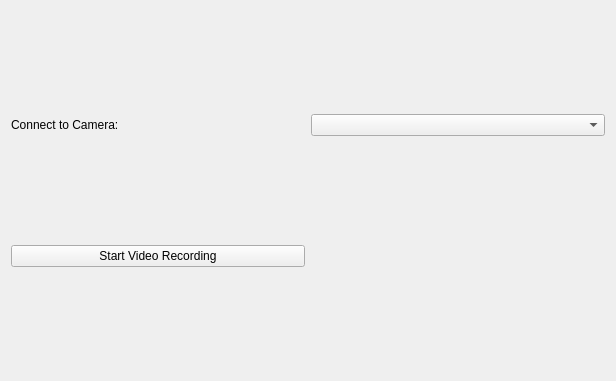
<?xml version="1.0" encoding="UTF-8"?>
<ui version="4.0">
 <class>LivestreamControlWindow</class>
 <widget class="QWidget" name="LivestreamControlWindow">
  <property name="geometry">
   <rect>
    <x>0</x>
    <y>0</y>
    <width>616</width>
    <height>381</height>
   </rect>
  </property>
  <property name="windowTitle">
   <string>LivestreamControlWindow</string>
  </property>
  <layout class="QGridLayout" name="gridLayout">
   <item row="0" column="0">
    <widget class="QLabel" name="label">
     <property name="text">
      <string>Connect to Camera:</string>
     </property>
    </widget>
   </item>
   <item row="0" column="1">
    <widget class="QComboBox" name="CameraDropdown">
     <property name="currentText">
      <string/>
     </property>
    </widget>
   </item>
   <item row="1" column="0">
    <widget class="QPushButton" name="ToggleRecordingButton">
     <property name="text">
      <string>Start Video Recording</string>
     </property>
    </widget>
   </item>
  </layout>
 </widget>
 <resources/>
 <connections/>
</ui>
